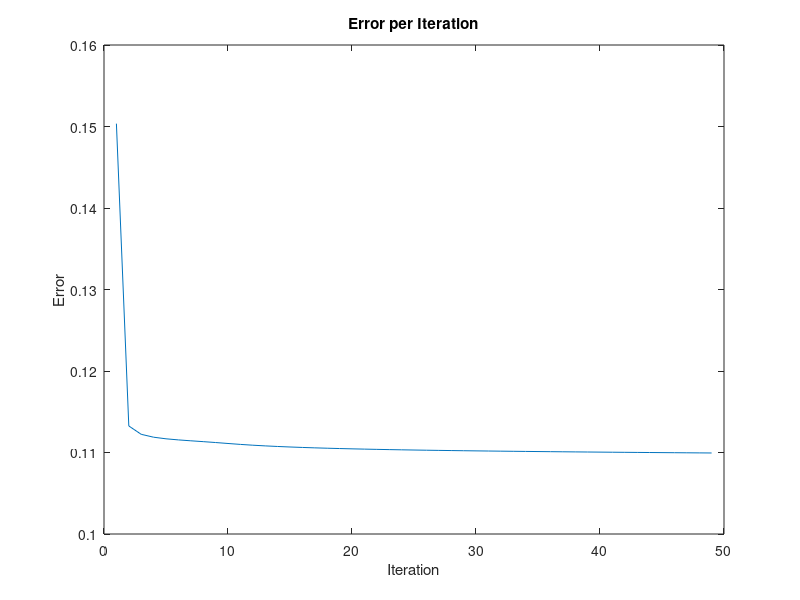
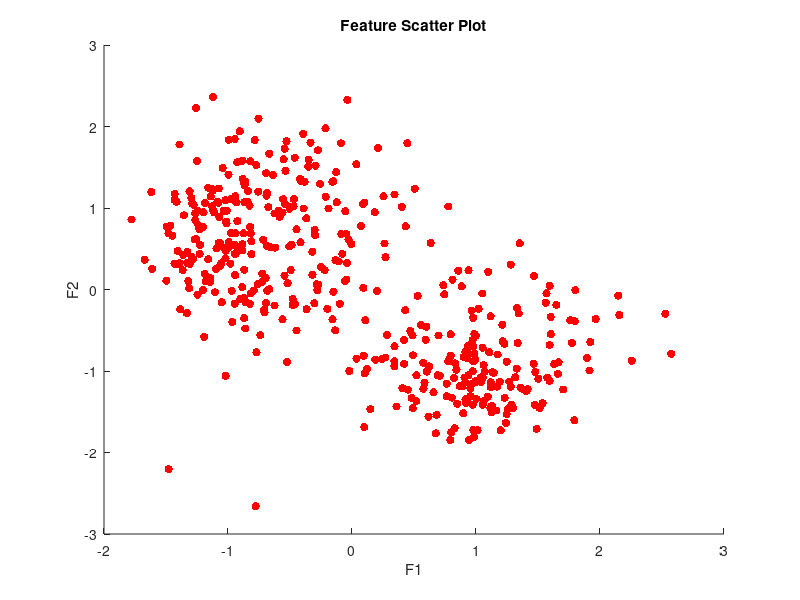

MATLAB code for these plots, in order:
%               ----
%              - yj -
%               ----
%             v      v
%       wj11 v        v wj21              'j' layer
%           v          v
%        -----       -----
%       - yi1 -     - yi2 -
%        -----       -----
%         v    v  /     v
%    wi11 v     v/      v wi22            'i' layer
%         v     /v      v
%        ----  /  v   ----
%       - x1 -       - x2 -
%        ----         ----
%   cross weights are wi12 and wi21 respectively

clear all
close all
load('formantdata.mat')

[height, width] = size(D);

x1 = D(:,1);
x2 = D(:,end);

%----------------- Neural Network with Back Propogation -----------------%
iter = 1;
finalIter = 50;
index2 = height;
yj = zeros(index2,1);

error = zeros(finalIter-1,1);

% Initialize Random Weights
a = -5;
b = 5;
r = (b-a).*rand(6,1) + a;
wi11 = r(1);
wi12 = r(2);
wi21 = r(3);
wi22 = r(4);
wj11 = r(5);
wj21 = r(6);

while iter < finalIter
    for index1 = 1:index2
        % Calculate Hidden Layer outputs
        zi1 = x1(index1) * wi11 + x2(index1) * wi21; % input going into yi1
        zi2 = x1(index1) * wi12 + x2(index1) * wi22; % input going into yi2

        yi1 = 1/(1+exp(-zi1)); 
        yi2 = 1/(1+exp(-zi2));

        % Calculate Final Output
        zj = yi1 * wj11 + yi2 * wj21; % input going into yj
        yj(index1) = 1/(1+exp(-zj));  % the final output
        
        % Calculate square difference between output and target
        squareDiff(index1) = (yj(index1) - L(index1))^2;
        
        % Calculate weight corrections in top layer
        dEdyj = -(L(index1)-yj(index1));
        dEdzj = yj(index1)*(1-yj(index1)) * dEdyj;

        deltawj11 = dEdzj * yi1;
        deltawj21 = dEdzj * yi2;

        wj11 = wj11 - deltawj11;
        wj21 = wj21 - deltawj21;

        % Back Propogation to adjust weights between input and hidden layer
        dEdyi1 = wj11 * dEdyj;
        dEdyi2 = wj21 * dEdyj;
        dEdzi1 = dEdyi1 * yi1*(1-yi1);
        dEdzi2 = dEdyi2 * yi2*(1-yi2);

        deltawi11 = dEdzi1 * x1(index1);
        deltawi12 = dEdzi2 * x1(index1);
        deltawi21 = dEdzi1 * x2(index1);
        deltawi22 = dEdzi2 * x2(index1);

        wi11 = wi11 - deltawi11;
        wi12 = wi12 - deltawi12;
        wi21 = wi21 - deltawi21;
        wi22 = wi22 - deltawi22;
    end
    
    % Calculate error per iteration
    error(iter) = mean(squareDiff);
    
    % Advance the iteration
    iter = iter+1;
end

figure (1)
plot(error)
title('Error per Iteration');
ylabel('Error')
xlabel('Iteration')

figure(2)
title('Feature Scatter Plot')
xlabel('F1')
ylabel('F2')
for i = 1:index2
    if yj(i) < .5
        hold on
        scatter(x1(i),x2(i),'r','fill')
    elseif yj(i) >= .5
        hold on
        scatter(x1(i),x2(i),'b','fill')
    end
end